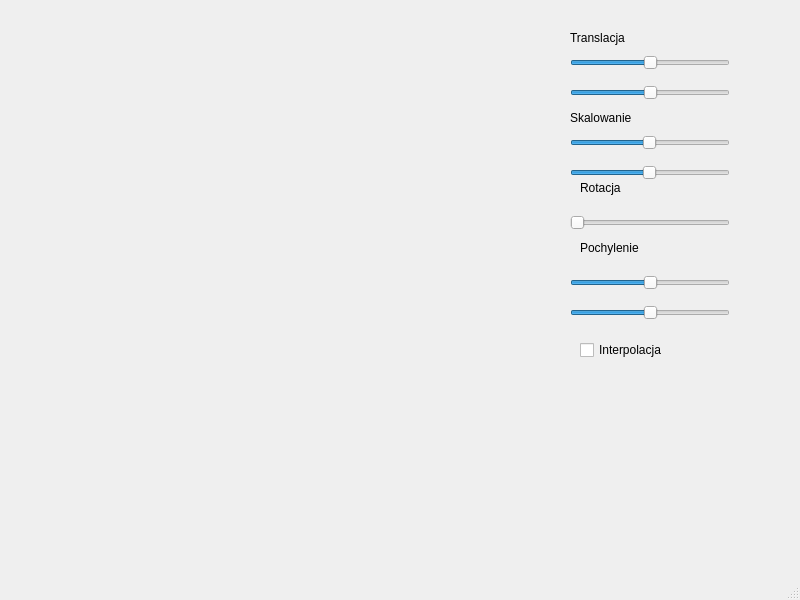
<?xml version="1.0" encoding="UTF-8"?>
<ui version="4.0">
 <class>MainWindow</class>
 <widget class="QMainWindow" name="MainWindow">
  <property name="geometry">
   <rect>
    <x>0</x>
    <y>0</y>
    <width>800</width>
    <height>600</height>
   </rect>
  </property>
  <property name="windowTitle">
   <string>Przekształcenia 2D</string>
  </property>
  <widget class="QWidget" name="centralwidget">
   <widget class="Ekran" name="ekran" native="true">
    <property name="geometry">
     <rect>
      <x>10</x>
      <y>10</y>
      <width>550</width>
      <height>550</height>
     </rect>
    </property>
   </widget>
   <widget class="QSlider" name="x_slider">
    <property name="geometry">
     <rect>
      <x>570</x>
      <y>50</y>
      <width>160</width>
      <height>25</height>
     </rect>
    </property>
    <property name="minimum">
     <number>-500</number>
    </property>
    <property name="maximum">
     <number>500</number>
    </property>
    <property name="orientation">
     <enum>Qt::Horizontal</enum>
    </property>
   </widget>
   <widget class="QSlider" name="y_slider">
    <property name="geometry">
     <rect>
      <x>570</x>
      <y>80</y>
      <width>160</width>
      <height>25</height>
     </rect>
    </property>
    <property name="minimum">
     <number>-500</number>
    </property>
    <property name="maximum">
     <number>500</number>
    </property>
    <property name="orientation">
     <enum>Qt::Horizontal</enum>
    </property>
   </widget>
   <widget class="QSlider" name="sx_slider">
    <property name="geometry">
     <rect>
      <x>570</x>
      <y>130</y>
      <width>160</width>
      <height>25</height>
     </rect>
    </property>
    <property name="minimum">
     <number>1</number>
    </property>
    <property name="maximum">
     <number>200</number>
    </property>
    <property name="value">
     <number>100</number>
    </property>
    <property name="orientation">
     <enum>Qt::Horizontal</enum>
    </property>
   </widget>
   <widget class="QSlider" name="sy_slider">
    <property name="geometry">
     <rect>
      <x>570</x>
      <y>160</y>
      <width>160</width>
      <height>25</height>
     </rect>
    </property>
    <property name="minimum">
     <number>1</number>
    </property>
    <property name="maximum">
     <number>200</number>
    </property>
    <property name="value">
     <number>100</number>
    </property>
    <property name="orientation">
     <enum>Qt::Horizontal</enum>
    </property>
   </widget>
   <widget class="QSlider" name="shx_slider">
    <property name="geometry">
     <rect>
      <x>570</x>
      <y>270</y>
      <width>160</width>
      <height>25</height>
     </rect>
    </property>
    <property name="minimum">
     <number>-100</number>
    </property>
    <property name="maximum">
     <number>100</number>
    </property>
    <property name="orientation">
     <enum>Qt::Horizontal</enum>
    </property>
   </widget>
   <widget class="QSlider" name="shy_slider">
    <property name="geometry">
     <rect>
      <x>570</x>
      <y>300</y>
      <width>160</width>
      <height>25</height>
     </rect>
    </property>
    <property name="minimum">
     <number>-100</number>
    </property>
    <property name="maximum">
     <number>100</number>
    </property>
    <property name="orientation">
     <enum>Qt::Horizontal</enum>
    </property>
   </widget>
   <widget class="QSlider" name="obrot_slider">
    <property name="geometry">
     <rect>
      <x>570</x>
      <y>210</y>
      <width>160</width>
      <height>25</height>
     </rect>
    </property>
    <property name="maximum">
     <number>360</number>
    </property>
    <property name="orientation">
     <enum>Qt::Horizontal</enum>
    </property>
   </widget>
   <widget class="QCheckBox" name="inter_check">
    <property name="geometry">
     <rect>
      <x>580</x>
      <y>340</y>
      <width>131</width>
      <height>20</height>
     </rect>
    </property>
    <property name="text">
     <string>Interpolacja</string>
    </property>
   </widget>
   <widget class="QLabel" name="label">
    <property name="geometry">
     <rect>
      <x>570</x>
      <y>30</y>
      <width>121</width>
      <height>16</height>
     </rect>
    </property>
    <property name="text">
     <string>Translacja</string>
    </property>
   </widget>
   <widget class="QLabel" name="label_2">
    <property name="geometry">
     <rect>
      <x>570</x>
      <y>110</y>
      <width>141</width>
      <height>16</height>
     </rect>
    </property>
    <property name="text">
     <string>Skalowanie</string>
    </property>
   </widget>
   <widget class="QLabel" name="label_3">
    <property name="geometry">
     <rect>
      <x>580</x>
      <y>180</y>
      <width>58</width>
      <height>16</height>
     </rect>
    </property>
    <property name="text">
     <string>Rotacja</string>
    </property>
   </widget>
   <widget class="QLabel" name="label_4">
    <property name="geometry">
     <rect>
      <x>580</x>
      <y>240</y>
      <width>101</width>
      <height>16</height>
     </rect>
    </property>
    <property name="text">
     <string>Pochylenie</string>
    </property>
   </widget>
  </widget>
  <widget class="QMenuBar" name="menubar">
   <property name="geometry">
    <rect>
     <x>0</x>
     <y>0</y>
     <width>800</width>
     <height>24</height>
    </rect>
   </property>
  </widget>
  <widget class="QStatusBar" name="statusbar"/>
 </widget>
 <customwidgets>
  <customwidget>
   <class>Ekran</class>
   <extends>QWidget</extends>
   <header location="global">ekran.h</header>
   <container>1</container>
   <slots>
    <signal>setCurrentAlpha(int)</signal>
    <slot>alphaSliderChange(int)</slot>
    <slot>warstwaButton()</slot>
    <slot>alphaSliderChange()</slot>
    <slot>setAlpha(int)</slot>
    <slot>blendMode()</slot>
   </slots>
  </customwidget>
 </customwidgets>
 <resources/>
 <connections/>
</ui>
